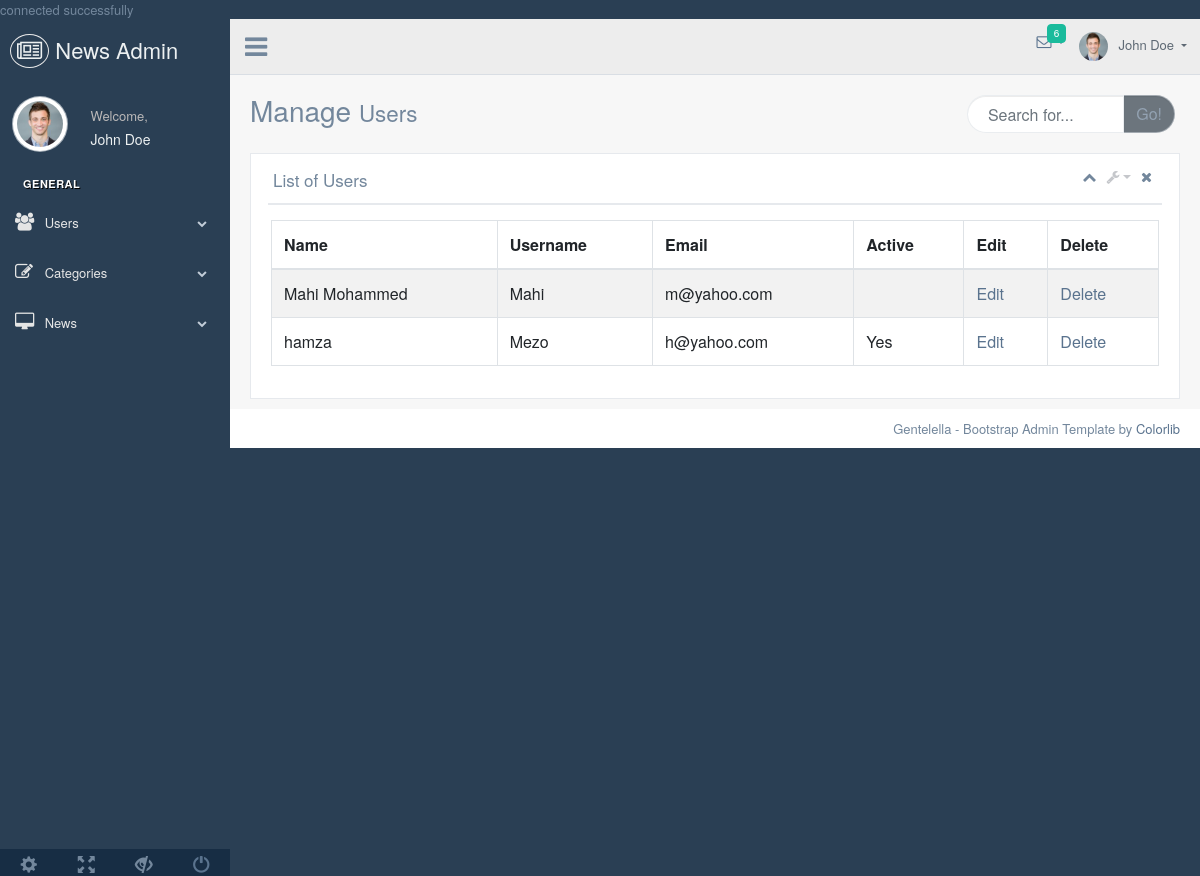
/admin/users.php, run on the app's committed database.
### tables this page shows
CREATE TABLE `users` (
  `id` int(11) NOT NULL,
  `full_name` varchar(200) NOT NULL,
  `user_name` varchar(200) NOT NULL,
  `email` varchar(200) NOT NULL,
  `active` enum('Yes','No','','') NOT NULL,
  `pw` varchar(200) NOT NULL
);

### admin/users.php (the view, shortened to what this page needs)
<?php
include('./dbconnect.php');
$data= $conn->query("SELECT * FROM  users")->fetchALL();
  ?>
<!DOCTYPE html>
<html lang="en">
  <head>
    <link href="vendors/bootstrap/dist/css/bootstrap.min.css" rel="stylesheet">
    <link href="vendors/font-awesome/css/font-awesome.min.css" rel="stylesheet">
    <link href="vendors/nprogress/nprogress.css" rel="stylesheet">
    <link href="vendors/iCheck/skins/flat/green.css" rel="stylesheet">
    <link href="vendors/datatables.net-bs/css/dataTables.bootstrap.min.css" rel="stylesheet">
    <link href="vendors/datatables.net-buttons-bs/css/buttons.bootstrap.min.css" rel="stylesheet">
    <link href="vendors/datatables.net-fixedheader-bs/css/fixedHeader.bootstrap.min.css" rel="stylesheet">
    <link href="vendors/datatables.net-responsive-bs/css/responsive.bootstrap.min.css" rel="stylesheet">
    <link href="vendors/datatables.net-scroller-bs/css/scroller.bootstrap.min.css" rel="stylesheet">
    <link href="build/css/custom.min.css" rel="stylesheet">
  </head>
  <body class="nav-md">
    <div class="container body">
      <div class="main_container">
        <div class="col-md-3 left_col">
          <div class="left_col scroll-view">
            <div class="navbar nav_title" style="border: 0;">
              <a href="index.html" class="site_title"><i class="fa fa-newspaper-o"></i></i> <span>News Admin</span></a>
            </div>
            <div class="profile clearfix">
              <div class="profile_pic">
                <img src="images/img.jpg" alt="..." class="img-circle profile_img">
              </div>
              <div class="profile_info">
                <span>Welcome,</span>
                <h2>John Doe</h2>
              </div>
            </div>
            <br />
					<div id="sidebar-menu" class="main_menu_side hidden-print main_menu">
						<div class="menu_section">
							<h3>General</h3>
							<ul class="nav side-menu">
								<li><a><i class="fa fa-users"></i> Users <span class="fa fa-chevron-down"></span></a>
								</li>
								<li><a><i class="fa fa-edit"></i> Categories <span class="fa fa-chevron-down"></span></a>
								</li>
								<li><a><i class="fa fa-desktop"></i> News <span class="fa fa-chevron-down"></span></a>
								</li>
							</ul>
						</div>
					</div>
            <div class="sidebar-footer hidden-small">
              <a data-toggle="tooltip" data-placement="top" title="Settings">
                <span class="glyphicon glyphicon-cog" aria-hidden="true"></span>
              </a>
              <a data-toggle="tooltip" data-placement="top" title="FullScreen">
                <span class="glyphicon glyphicon-fullscreen" aria-hidden="true"></span>
              </a>
              <a data-toggle="tooltip" data-placement="top" title="Lock">
                <span class="glyphicon glyphicon-eye-close" aria-hidden="true"></span>
              </a>
              <a data-toggle="tooltip" data-placement="top" title="Logout" href="login.html">
                <span class="glyphicon glyphicon-off" aria-hidden="true"></span>
              </a>
            </div>
          </div>
        </div>
        <div class="top_nav">
            <div class="nav_menu">
                <div class="nav toggle">
                  <a id="menu_toggle"><i class="fa fa-bars"></i></a>
                </div>
                <nav class="nav navbar-nav">
                <ul class=" navbar-right">
                  <li class="nav-item dropdown open" style="padding-left: 15px;">
                    <a href="javascript:;" class="user-profile dropdown-toggle" aria-haspopup="true" id="navbarDropdown" data-toggle="dropdown" aria-expanded="false">
                      <img src="images/img.jpg" alt="">John Doe
                    </a>
                  </li>
                  <li role="presentation" class="nav-item dropdown open">
                    <a href="javascript:;" class="dropdown-toggle info-number" id="navbarDropdown1" data-toggle="dropdown" aria-expanded="false">
                      <i class="fa fa-envelope-o"></i>
                      <span class="badge bg-green">6</span>
                    </a>
                  </li>
                </ul>
              </nav>
            </div>
          </div>
        <div class="right_col" role="main">
          <div class="">
            <div class="page-title">
              <div class="title_left">
                <h3>Manage <small>Users</small></h3>
              </div>
              <div class="title_right">
                <div class="col-md-5 col-sm-5 col-xs-12 form-group pull-right top_search">
                  <div class="input-group">
                    <input type="text" class="form-control" placeholder="Search for...">
                    <span class="input-group-btn">
                      <button class="btn btn-secondary" type="button">Go!</button>
                    </span>
                  </div>
                </div>
              </div>
            </div>
            <div class="clearfix"></div>
            <div class="row">
              <div class="col-md-12 col-sm-12 ">
                <div class="x_panel">
                  <div class="x_title">
                    <h2>List of Users</h2>
                    <ul class="nav navbar-right panel_toolbox">
                      <li><a class="collapse-link"><i class="fa fa-chevron-up"></i></a>
                      </li>
                      <li class="dropdown">
                        <a href="#" class="dropdown-toggle" data-toggle="dropdown" role="button" aria-expanded="false"><i class="fa fa-wrench"></i></a>
                      </li>
                      <li><a class="close-link"><i class="fa fa-close"></i></a>
                      </li>
                    </ul>
                    <div class="clearfix"></div>
                  </div>
                  <div class="x_content">
                      <div class="row">
                          <div class="col-sm-12">
                            <div class="card-box table-responsive">
                    <table id="datatable" class="table table-striped table-bordered" style="width:100%">
                    <form action="<?php '_PHP_SELF'?> "method="post">
                      <thead>
                        <tr>
                          <th>Name</th>
                          <th>Username</th>
                          <th>Email</th>
                          <th>Active</th>
                          <th>Edit</th>
                          <th>Delete</th>
                      </thead>
                      <tbody>
                        <?php
                       foreach ($data as $k){
                       echo "
                        <tr>
                          <td>{$k['full_name']}</td>
                          <td>{$k['user_name']}</td>
                          <td>{$k['email']}</td>
                         <td>{$k['active']}</td>
                         <td>
                          <a href='./edituser.php.?id={$k['id']}'>Edit </a>
                           </td>
                          <td>
                          <a href='./d.php.?id={$k['id']}'>Delete </a>
                           </td>
                        </tr>";
                       }
                        ?>
                      </tbody>
                    </table>
                  </div>
                  </div>
              </div>
            </div>
                </div>
              </div>
            </div>
          </div>
        </div>
        <footer>
          <div class="pull-right">
            Gentelella - Bootstrap Admin Template by <a href="https://colorlib.com">Colorlib</a>
          </div>
          <div class="clearfix"  name="update"></div>
        </footer>
      </div>
    </div>
  </body>
</html>

### data on the page
users: full_name "Mahi Mohammed", user_name "Mahi", email "m@yahoo.com"
users: full_name "hamza", user_name "Mezo", email "h@yahoo.com", active "Yes"
